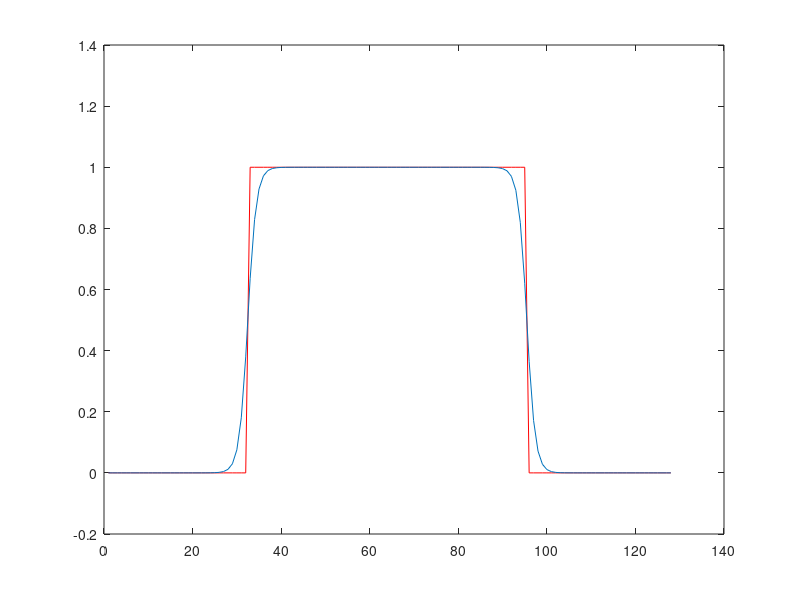

Here is the MATLAB script that generated this plot:
D=1.0;
dx=1;
dt=0.1;
N=128;
kappa=1.0;
A=1.0;
beta1=dt/dx*dx;
beta2=2*kappa*beta1/dx*dx;

% Declarations
conc=zeros(N,1);
conc_old=zeros(N,1);
c_prime=zeros(N,1);
global E1F
global E2F
global E3F

% Initial profile
for i=1:N
    if (i>N/4 && i<3*N/4)
        conc_old(i)=1;
    end
end

plot(conc_old, 'r')
hold on

% Define g
g=zeros(N,1);

% Evolve the profile


for k=1:8000
    
    for i=1:N
        
        % Define g
        g=2*A*conc_old.*(1-conc_old).*(1-2*conc_old);
       
        w=i-1;
        ww=i-2;
        e=i+1;
        ee=i+2;
        
        if (ww<1)
            ww=ww+N;
        end
        if (w<1)
            w=w+N;
        end
        if (ee>N)
            ee=ee-N;
        end
        if(e>N)
            e=e-N;
        end
        
        % ellipsis are for text wrap in MATLAB editor window
        
        conc(i)=conc_old(i) + beta1*(g(w)-2*g(i)+g(e))...
            - beta2*(conc_old(ww)-4*conc_old(w)+6*conc_old(i)...
            -4*conc_old(e) + conc_old(ee));
        
        conc_old(i)=conc(i);
        
    end
    
end
plot(conc_old);



% Calculation of Interfacial energy
energy1=0;
energy2=0;

for i=1:N
    energy1=energy1 + A*conc_old(i).*conc_old(i).*(1-conc_old(i)...
        .*conc_old(i)).*(1-conc_old(i).*conc_old(i));
end

% Interfacial For FDM
for i=1:N
    w=i-1;
    e=i+1;
    if (w<1)
        w=w+N;
    end
    if (e>N)
        e=e-N;
    end
    c_prime(i)=(conc_old(w)-2*conc_old(i)+conc_old(e))/(dx*dx);
    energy2 = energy2 + kappa*c_prime(i)*c_prime(i);
end


E1F=0.5*energy1;
E2F=0.5*energy2;
E3F=0.5*(energy1 + energy2);
